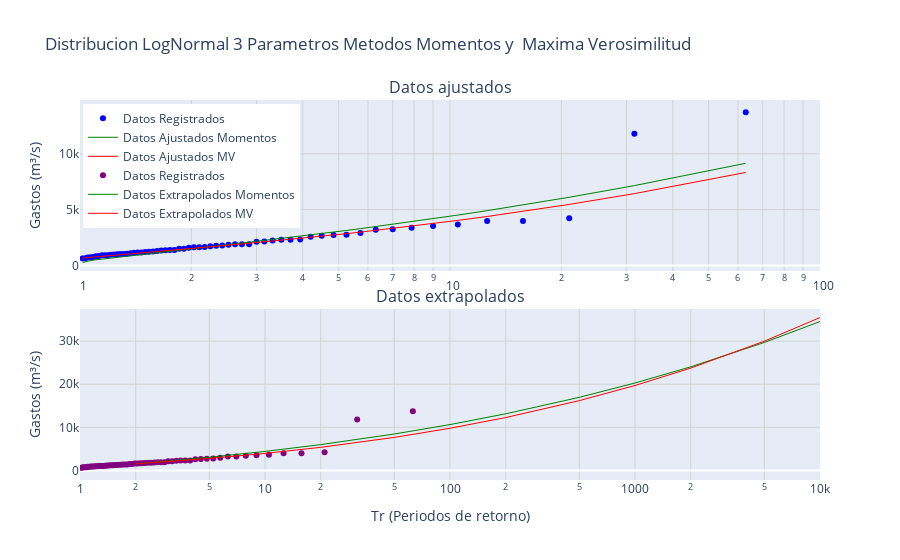

This figure's notebook cell:
### Code cell
# Crear subplots
fig = make_subplots(rows=2, 
                    cols=1, 
                    shared_xaxes=False, 
                    vertical_spacing=0.1, 
                    subplot_titles=("Datos ajustados", "Datos extrapolados"))

# Gráfico 1: Datos Registrados (Scatter) y Datos Ajustados (Línea)
fig.add_trace(go.Scatter(x=tR, 
                         y=dReg, 
                         mode='markers', 
                         name='Datos Registrados', 
                         #alpha=.4, 
                         marker=dict(color='blue')), 
              row=1, col=1)
fig.add_trace(go.Scatter(x=tR, 
                         y=dAjustMom, 
                         mode='lines', 
                         name='Datos Ajustados Momentos', 
                         line=dict(color='green', width=1)), 
              row=1, col=1)
fig.add_trace(go.Scatter(x=tR, 
                         y=dAjustMax, 
                         mode='lines', 
                         name='Datos Ajustados MV', 
                         line=dict(color='red', width=1)), 
              row=1, col=1)

fig.add_trace(go.Scatter(x=tR, 
                         y=dReg,
                         mode='markers', 
                         name='Datos Registrados', 
                         #alpha=.4, 
                         marker=dict(color='purple')), 
              row=2, col=1)
fig.add_trace(go.Scatter(x=dTrExtrap, 
                         y=dExtrapMom, 
                         mode='lines', 
                         name='Datos Extrapolados Momentos', 
                         line=dict(color='green', 
                         width=1)), 
              row=2, col=1)
fig.add_trace(go.Scatter(x=dTrExtrap, 
                         y=dExtrapMax, 
                         mode='lines', 
                         name='Datos Extrapolados MV', 
                         line=dict(color='red', 
                         width=1)), 
              row=2, col=1)

# Configurar el layout
fig.update_layout(
    title_text="Distribucion LogNormal 3 Parametros Metodos Momentos y \nMaxima Verosimilitud",
    #xaxis_type="log",  # Eje x semilogarítmico
    #yaxis_title="Gastos (m³/s)",
    showlegend=True,
    legend=dict(x=0.004, y=0.99)
)

# Configurar ambos ejes x como logarítmicos
fig.update_xaxes(type="log", 
                 range=[0, 2], 
                 showgrid=True, 
                 gridcolor='lightgray', 
                 row=1, col=1)  # Eje x de la primera fila
fig.update_xaxes(type="log", 
                 range=[0, 4], 
                 title="Tr (Periodos de retorno)", 
                 showgrid=True, 
                 gridcolor='lightgray', 
                 row=2, col=1)  # Eje x de la segunda fila
fig.update_yaxes(title_text="Gastos (m³/s)", 
                 showgrid=True, 
                 gridcolor='lightgray', 
                 row=1, col=1)
fig.update_yaxes(title_text="Gastos (m³/s)", 
                 showgrid=True, 
                 gridcolor='lightgray', 
                 row=2, col=1)

# Mostrar el gráfico
fig.show()
#fig.write_html(r'C:\Users\sear2\Music\analisis_frecuencias\Analisis_de_Frecuencias\salidas\grafico_plotly.html')  # Windows
fig.write_html('salidas_notebooks/lognormal_3p_mom_MV.html')  # Linux

### Figure 1 — Plotly figure (JSON) as saved in the notebook; plotly's stock layout.template omitted (floating-point values rounded to 4 significant figures)
{"data": [{"marker": {"color": "blue"}, "mode": "markers", "name": "Datos Registrados", "type": "scatter", "x": [63, 31.5, 21, 15.75, 12.6, 10.5, 9, 7.875, 7, 6.3, 5.727, 5.25, 4.846, 4.5, 4.2, 3.938, 3.706, 3.5, 3.316, 3.15, 3, 2.864, 2.739, 2.625, 2.52, 2.423, 2.333, 2.25, 2.172, 2.1, 2.032, 1.969, 1.909, 1.853, 1.8, 1.75, 1.703, 1.658, 1.615, 1.575, 1.537, 1.5, 1.465, 1.432, 1.4, 1.37, 1.34, 1.312, 1.286, 1.26, 1.235, 1.212, 1.189, 1.167, 1.145, 1.125, 1.105, 1.086, 1.068, 1.05, 1.033, 1.016], "xaxis": "x", "y": [13713, 11800, 4235, 3992, 3979, 3662, 3533, 3388, 3245, 3205, 2917, 2747, 2734, 2654, 2583, 2319, 2311, 2310, 2248, 2150, 2133, 1899, 1899, 1894, 1861, 1797, 1771, 1716, 1652, 1640, 1631, 1598, 1507, 1494, 1397, 1395, 1371, 1332, 1288, 1244, 1232, 1202, 1173, 1157, 1131, 1087, 1049, 1030, 1030, 1014, 995, 954, 925, 922, 907, 852, 832, 751, 743, 720, 652, 632], "yaxis": "y"}, {"line": {"color": "green", "width": 1}, "mode": "lines", "name": "Datos Ajustados Momentos", "type": "scatter", "x": [63, 31.5, 21, 15.75, 12.6, 10.5, 9, 7.875, 7, 6.3, 5.727, 5.25, 4.846, 4.5, 4.2, 3.938, 3.706, 3.5, 3.316, 3.15, 3, 2.864, 2.739, 2.625, 2.52, 2.423, 2.333, 2.25, 2.172, 2.1, 2.032, 1.969, 1.909, 1.853, 1.8, 1.75, 1.703, 1.658, 1.615, 1.575, 1.537, 1.5, 1.465, 1.432, 1.4, 1.37, 1.34, 1.312, 1.286, 1.26, 1.235, 1.212, 1.189, 1.167, 1.145, 1.125, 1.105, 1.086, 1.068, 1.05, 1.033, 1.016], "xaxis": "x", "y": [9147.0, 7151.0, 6106.0, 5417.0, 4910.0, 4513.0, 4189.0, 3917.0, 3684.0, 3480.0, 3299.0, 3137.0, 2991.0, 2858.0, 2735.0, 2622.0, 2518.0, 2420.0, 2329.0, 2243.0, 2162.0, 2085.0, 2012.0, 1943.0, 1878.0, 1815.0, 1754.0, 1697.0, 1641.0, 1588.0, 1536.0, 1486.0, 1438.0, 1392.0, 1346.0, 1302.0, 1259.0, 1217.0, 1177.0, 1137.0, 1098.0, 1059.0, 1022.0, 984.8, 948.4, 912.4, 876.8, 841.6, 806.6, 771.8, 737.0, 702.1, 667.1, 631.7, 595.8, 559.0, 521.0, 481.4, 439.2, 393.2, 340.4, 273.2], "yaxis": "y"}, {"line": {"color": "red", "width": 1}, "mode": "lines", "name": "Datos Ajustados MV", "type": "scatter", "x": [63, 31.5, 21, 15.75, 12.6, 10.5, 9, 7.875, 7, 6.3, 5.727, 5.25, 4.846, 4.5, 4.2, 3.938, 3.706, 3.5, 3.316, 3.15, 3, 2.864, 2.739, 2.625, 2.52, 2.423, 2.333, 2.25, 2.172, 2.1, 2.032, 1.969, 1.909, 1.853, 1.8, 1.75, 1.703, 1.658, 1.615, 1.575, 1.537, 1.5, 1.465, 1.432, 1.4, 1.37, 1.34, 1.312, 1.286, 1.26, 1.235, 1.212, 1.189, 1.167, 1.145, 1.125, 1.105, 1.086, 1.068, 1.05, 1.033, 1.016], "xaxis": "x", "y": [8328.0, 6433.0, 5467.0, 4840.0, 4386.0, 4035.0, 3751.0, 3515.0, 3314.0, 3140.0, 2986.0, 2850.0, 2727.0, 2616.0, 2515.0, 2422.0, 2336.0, 2257.0, 2182.0, 2113.0, 2048.0, 1987.0, 1929.0, 1874.0, 1822.0, 1773.0, 1726.0, 1681.0, 1638.0, 1597.0, 1557.0, 1519.0, 1482.0, 1447.0, 1413.0, 1380.0, 1348.0, 1316.0, 1286.0, 1257.0, 1228.0, 1200.0, 1173.0, 1146.0, 1119.0, 1094.0, 1068.0, 1043.0, 1018.0, 994.0, 969.7, 945.5, 921.3, 897.1, 872.7, 847.9, 822.6, 796.4, 768.8, 739.1, 705.7, 664.3], "yaxis": "y"}, {"marker": {"color": "purple"}, "mode": "markers", "name": "Datos Registrados", "type": "scatter", "x": [63, 31.5, 21, 15.75, 12.6, 10.5, 9, 7.875, 7, 6.3, 5.727, 5.25, 4.846, 4.5, 4.2, 3.938, 3.706, 3.5, 3.316, 3.15, 3, 2.864, 2.739, 2.625, 2.52, 2.423, 2.333, 2.25, 2.172, 2.1, 2.032, 1.969, 1.909, 1.853, 1.8, 1.75, 1.703, 1.658, 1.615, 1.575, 1.537, 1.5, 1.465, 1.432, 1.4, 1.37, 1.34, 1.312, 1.286, 1.26, 1.235, 1.212, 1.189, 1.167, 1.145, 1.125, 1.105, 1.086, 1.068, 1.05, 1.033, 1.016], "xaxis": "x2", "y": [13713, 11800, 4235, 3992, 3979, 3662, 3533, 3388, 3245, 3205, 2917, 2747, 2734, 2654, 2583, 2319, 2311, 2310, 2248, 2150, 2133, 1899, 1899, 1894, 1861, 1797, 1771, 1716, 1652, 1640, 1631, 1598, 1507, 1494, 1397, 1395, 1371, 1332, 1288, 1244, 1232, 1202, 1173, 1157, 1131, 1087, 1049, 1030, 1030, 1014, 995, 954, 925, 922, 907, 852, 832, 751, 743, 720, 652, 632], "yaxis": "y2"}, {"line": {"color": "green", "width": 1}, "mode": "lines", "name": "Datos Extrapolados Momentos", "type": "scatter", "x": [2, 5, 10, 20, 50, 100, 200, 500, 1000, 2000, 5000, 10000], "xaxis": "x2", "y": [1511.0, 3048.0, 4409.0, 5986.0, 8451.0, 10640.0, 13130.0, 16960.0, 20290.0, 24030.0, 29690.0, 34540.0], "yaxis": "y2"}, {"line": {"color": "red", "width": 1}, "mode": "lines", "name": "Datos Extrapolados MV", "type": "scatter", "x": [2, 5, 10, 20, 50, 100, 200, 500, 1000, 2000, 5000, 10000], "xaxis": "x2", "y": [1538.0, 2775.0, 3944.0, 5357.0, 7660.0, 9778.0, 12260.0, 16190.0, 19700.0, 23740.0, 29980.0, 35470.0], "yaxis": "y2"}], "layout": {"annotations": [{"font": {"size": 16}, "showarrow": false, "text": "Datos ajustados", "x": 0.5, "xanchor": "center", "xref": "paper", "y": 1, "yanchor": "bottom", "yref": "paper"}, {"font": {"size": 16}, "showarrow": false, "text": "Datos extrapolados", "x": 0.5, "xanchor": "center", "xref": "paper", "y": 0.45, "yanchor": "bottom", "yref": "paper"}], "legend": {"x": 0.004, "y": 0.99}, "showlegend": true, "title": {"text": "Distribucion LogNormal 3 Parametros Metodos Momentos y \nMaxima Verosimilitud"}, "xaxis": {"anchor": "y", "domain": [0, 1], "gridcolor": "lightgray", "range": [0, 2], "showgrid": true, "type": "log"}, "xaxis2": {"anchor": "y2", "domain": [0, 1], "gridcolor": "lightgray", "range": [0, 4], "showgrid": true, "title": {"text": "Tr (Periodos de retorno)"}, "type": "log"}, "yaxis": {"anchor": "x", "domain": [0.55, 1], "gridcolor": "lightgray", "showgrid": true, "title": {"text": "Gastos (m³/s)"}}, "yaxis2": {"anchor": "x2", "domain": [0, 0.45], "gridcolor": "lightgray", "showgrid": true, "title": {"text": "Gastos (m³/s)"}}}}
